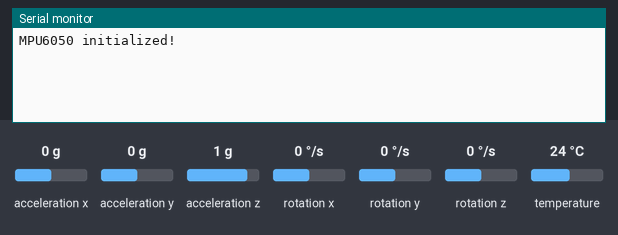
Simulated run of this sketch. Board: Arduino Uno, built with avr-gcc and run on an emulated ATmega328P. On the bench: the last lines printed to the serial monitor. The inputs (shaded band) are chosen by the test bench; at power-on: acceleration x 0 g, rotation y 0 °/s, rotation z 0 °/s, acceleration z 1 g, acceleration y 0 g, rotation x 0 °/s, temperature 24 °C.

Above: at 1.2 s.
1.3 s: acceleration x set to -1.4 g
At 1.8 s:
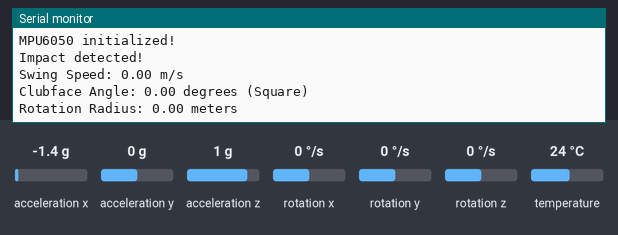
2.9 s: rotation y set to -192 °/s
At 3.6 s:
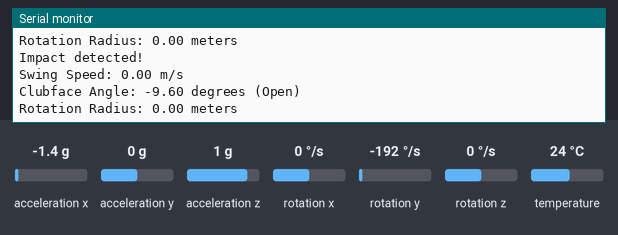
5.2 s: rotation y set to 192 °/s
At 5.8 s:
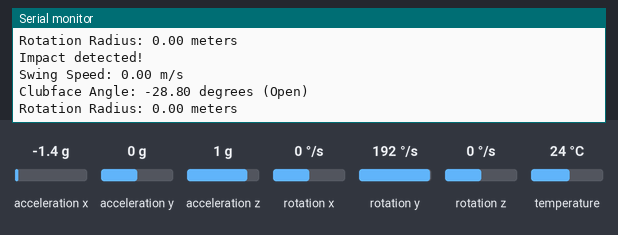
8.2 s: rotation z set to -192 °/s
At 8.6 s:
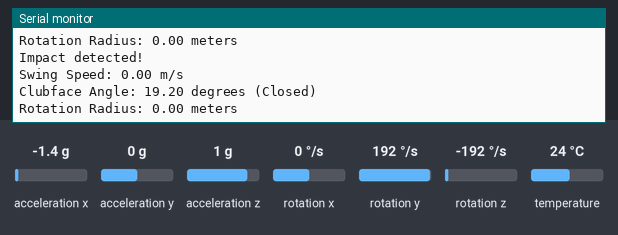
9.7 s: acceleration z set to -1.4 g
At 10.3 s:
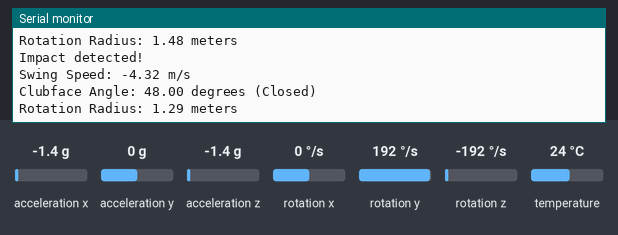
Timing chart, 0 to 12.2 s (numbered marks = the images above; inputs shaded):
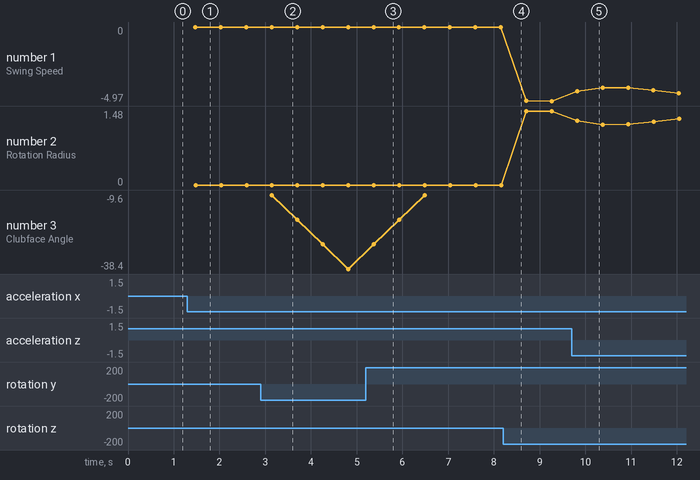

Measured:
- after the input at 1.3 s, the serial monitor: prints a new line after 0.17 s (image 1)
- after the input at 2.9 s, the serial monitor: prints a new line after 0.25 s (image 2)
- after the input at 9.7 s, the serial monitor: prints a new line after 0.12 s (image 5)
- plotted number 1: 0 → -4.97 after the input at 8.2 s, -4.97 → -4.45 after the input at 9.7 s
- plotted number 2: 0 → 1.48 after the input at 8.2 s, 1.48 → 1.33 after the input at 9.7 s

The sketch:

swingtracker.ino
```cpp
#include <Wire.h>
#include <Adafruit_MPU6050.h>
#include <Adafruit_Sensor.h>

Adafruit_MPU6050 mpu;

// Threshold for impact detection
const float IMPACT_THRESHOLD = 12; // Adjust based on testing

// Low-pass filter smoothing factor
const float alpha = 0.2; // Start with 0.2 and adjust as needed

// Filtered acceleration variables
float accel_x_filtered = 0;
float accel_y_filtered = 0;
float accel_z_filtered = 0;

// Variables for gyroscope integration
float clubface_angle = 0; // Cumulative rotation around Z-axis
float dt = 0.05;          // Time step (50 ms)

// Rotation radius variable
float rotation_radius = 0;

void setup() {
  Serial.begin(115200);
  if (!mpu.begin()) {
    Serial.println("Failed to initialize MPU6050!");
    while (1);
  }
  Serial.println("MPU6050 initialized!");
}

void loop() {
  sensors_event_t a, g, temp;
  mpu.getEvent(&a, &g, &temp);

  // Read raw accelerometer and gyroscope data
  float accel_x = a.acceleration.x; // Centripetal acceleration (X-axis)
  float accel_y = a.acceleration.y;
  float accel_z = a.acceleration.z;
  float angular_velocity = g.gyro.z; // Z-axis angular velocity (rad/s)

  // Apply low-pass filter to accelerometer values
  accel_x_filtered = alpha * accel_x + (1 - alpha) * accel_x_filtered;
  accel_y_filtered = alpha * accel_y + (1 - alpha) * accel_y_filtered;
  accel_z_filtered = alpha * accel_z + (1 - alpha) * accel_z_filtered;

  // Integrate gyroscope Y-axis for clubface angle
  clubface_angle += g.gyro.y * dt; // Rotation in radians (convert to degrees if needed)

  // Calculate the magnitude of filtered centripetal and tangential acceleration
  float cent_accel_magnitude = accel_y;
  float tang_accel_magnitude = sqrt(pow(accel_x_filtered, 2) +
                               pow(accel_z_filtered, 2));

  // Calculate rotation radius dynamically
  if (angular_velocity != 0) {
    rotation_radius = tang_accel_magnitude / pow(angular_velocity, 2);
  }

  // Detect impact based on acceleration spike
  if (tang_accel_magnitude > IMPACT_THRESHOLD) {
    Serial.println("Impact detected!");

    // Calculate swing speed (v = r * omega)
    float swing_speed = rotation_radius * angular_velocity;

    // Convert clubface angle to degrees
    float clubface_angle_deg = clubface_angle * 180 / PI;

    // Determine whether the clubface is open, closed, or square
    String clubface_status = "Square";
    if (clubface_angle_deg > 0) {
      clubface_status = "Closed";
    } else if (clubface_angle_deg < 0) {
      clubface_status = "Open";
    }

    // Print results

    Serial.print("Swing Speed: ");
    Serial.print(swing_speed);
    Serial.println(" m/s");

    Serial.print("Clubface Angle: ");
    Serial.print(clubface_angle_deg);
    Serial.print(" degrees (");
    Serial.print(clubface_status);
    Serial.println(")");

    Serial.print("Rotation Radius: ");
    Serial.print(rotation_radius);
    Serial.println(" meters");

    // Add delay to avoid multiple detections for the same impact
    delay(500);
  }

  delay(50); // Adjust sampling rate as needed
}
```
